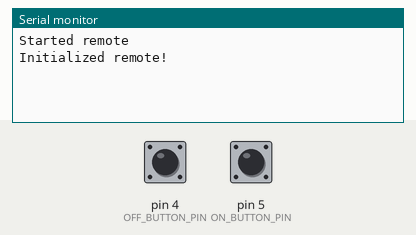
This sketch was run on a simulated Arduino Uno, built with avr-gcc and run on an emulated ATmega328P. On the bench: the last lines printed to the serial monitor. The inputs (shaded band) are chosen by the test bench; at power-on: pin 4 (OFF_BUTTON_PIN) HIGH, pin 5 (ON_BUTTON_PIN) HIGH.

Above: at 1.2 s.
1.3 s: pin 4 (OFF_BUTTON_PIN) pulled LOW for 0.15 s
At 2.6 s:
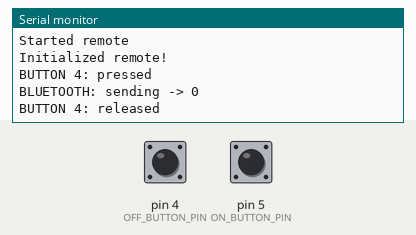
2.9 s: pin 5 (ON_BUTTON_PIN) pulled LOW for 1 s
At 3.74 s:
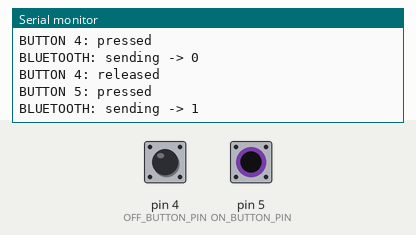

The sketch:

remote.ino
```cpp
#include <SoftwareSerial.h>
#define SERIAL_BAUD 9600

// Bluetooth variables
SoftwareSerial bt(2, 3);  // (Tx, Rx) of BT
#define BLUETOOTH_BAUD 38400
#define BT_SIGNAL_OFF '0'
#define BT_SIGNAL_ON '1'
#define BT_SIGNAL_TOGGLE '2'
#define BT_SIGNAL_EEPROM_CLEAR '3'

// Button variables
#define OFF_BUTTON_PIN 4
#define ON_BUTTON_PIN 5
#define BUTTON_RELEASE_CHECK_MS 10  // Time to wait to check if button is released
#define BUTTON_DELAY_MS 2000        // Time to wait after button press

// Setup Logic
void setup() {

  Serial.begin(SERIAL_BAUD);
  Serial.println("Started remote");

  pinMode(ON_BUTTON_PIN, INPUT_PULLUP);
  pinMode(OFF_BUTTON_PIN, INPUT_PULLUP);

  bt.begin(BLUETOOTH_BAUD);

  Serial.println("Initialized remote!");
}

// Loop logic (main code)
void loop() {

  // Button handling
  bool onButtonState = digitalRead(ON_BUTTON_PIN);
  bool offButtonState = digitalRead(OFF_BUTTON_PIN);

  if (onButtonState == LOW) {  // LOW because INPUT_PULLUP
    handle_button_press(onButtonState, ON_BUTTON_PIN);
  }

  else if (offButtonState == LOW) {  // LOW because INPUT_PULLUP
    handle_button_press(offButtonState, OFF_BUTTON_PIN);
  }
}

/* Function called when the button is pressed
 * Arguments: bool (state), int (pin)
 * Returns: None
 * Note: blocks code execution until button is released
 */
void handle_button_press(bool state, int pin) {
  Serial.print("BUTTON ");
  Serial.print(pin);
  Serial.println(": pressed");


  switch (pin) {
    case ON_BUTTON_PIN:
      send_bluetooth_signal(BT_SIGNAL_ON);
      break;
    case OFF_BUTTON_PIN:
      send_bluetooth_signal(BT_SIGNAL_OFF);
      break;
  }

  // Button release logic
  while (digitalRead(pin) == state) {
    delay(BUTTON_RELEASE_CHECK_MS);
  }

  Serial.print("BUTTON ");
  Serial.print(pin);
  Serial.println(": released");

  delay(BUTTON_DELAY_MS);
}

void send_bluetooth_signal(char signal) {
  Serial.print("BLUETOOTH: sending -> ");
  Serial.println(signal);

  bt.write(signal);
}
```

Measured:
- after the input at 1.3 s, the serial monitor: prints a new line at once (image 1)
- after the input at 2.9 s, the serial monitor: prints a new line after 0.55 s (image 2)
